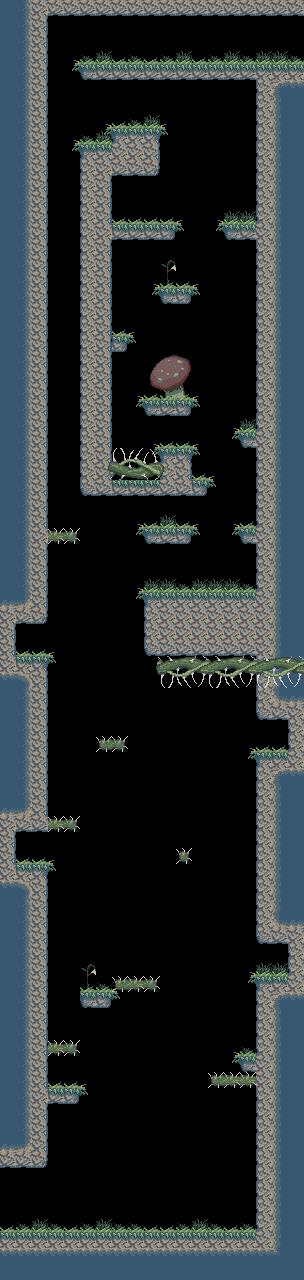

This is a level from a 2D game, rendered from its Tiled map with the project's own tilesets. A one-line summary and the map file follow, with tile-layer data summarised:
An orthogonal 19x80 tile map with 16x16 px tiles, 3 tile layers (FarBack, NearBack, Ground) and 16 objects (6x spittingMonster, 2x exit, 2x entrance, 2x firePlant, 2x blockMonster, ...).

<map version="1.0" orientation="orthogonal" width="19" height="80" tilewidth="16" tileheight="16">
 <properties>
  <property name="name" value="Rise Up" />
 </properties>
 <tileset firstgid="1" source="tiles.tsx" />
 <layer name="FarBack" width="19" height="80">
  <data>[1520 cells, 54 non-empty, 13 distinct tile ids]</data>
 </layer>
 <layer name="NearBack" width="19" height="80">
  <data>[1520 cells, 138 non-empty, 12 distinct tile ids]</data>
 </layer>
 <layer name="Ground" width="19" height="80">
  <data>[1520 cells, 652 non-empty, 41 distinct tile ids]</data>
 </layer>
 <objectgroup name="Connections" width="19" height="80">
  <object type="exit" x="0" y="1168" width="16" height="64">
   <properties>
    <property name="entrance" value="right" />
    <property name="from" value="right" />
    <property name="to" value="cascade" />
   </properties>
  </object>
  <object name="left" type="entrance" x="16" y="1200" width="32" height="32" />
  <object name="right" type="entrance" x="272" y="32" width="32" height="32" />
  <object type="exit" x="288" y="16" width="16" height="48">
   <properties>
    <property name="entrance" value="left" />
    <property name="from" value="left" />
    <property name="to" value="tripleBack" />
   </properties>
  </object>
 </objectgroup>
 <objectgroup name="Spawns" width="19" height="80">
  <object type="balloonMonster" x="80" y="1200" width="32" height="32" />
  <object type="firePlant" x="208" y="1184" width="48" height="48" />
  <object type="spittingMonster" x="48" y="1056" width="32" height="32">
   <properties>
    <property name="facing" value="right" />
    <property name="state" value="fire" />
   </properties>
  </object>
  <object type="spittingMonster" x="256" y="944" width="32" height="32">
   <properties>
    <property name="facing" value="left" />
    <property name="state" value="fire" />
   </properties>
  </object>
  <object type="spittingMonster" x="16" y="832" width="32" height="32">
   <properties>
    <property name="facing" value="right" />
    <property name="state" value="fire" />
   </properties>
  </object>
  <object type="spittingMonster" x="256" y="720" width="32" height="32">
   <properties>
    <property name="facing" value="left" />
    <property name="state" value="fire" />
   </properties>
  </object>
  <object type="spittingMonster" x="16" y="624" width="32" height="32">
   <properties>
    <property name="facing" value="right" />
    <property name="state" value="fire" />
   </properties>
  </object>
  <object type="spittingMonster" x="144" y="496" width="32" height="32">
   <properties>
    <property name="facing" value="left" />
    <property name="state" value="normal" />
   </properties>
  </object>
  <object type="firePlant" x="208" y="544" width="48" height="48" />
  <object type="blockMonster" x="240" y="208" width="16" height="16">
   <properties>
    <property name="size" value="small" />
   </properties>
  </object>
  <object type="waterPlant" x="112" y="176" width="48" height="48" />
  <object type="blockMonster" x="176" y="240" width="48" height="48">
   <properties>
    <property name="size" value="large" />
   </properties>
  </object>
 </objectgroup>
</map>
